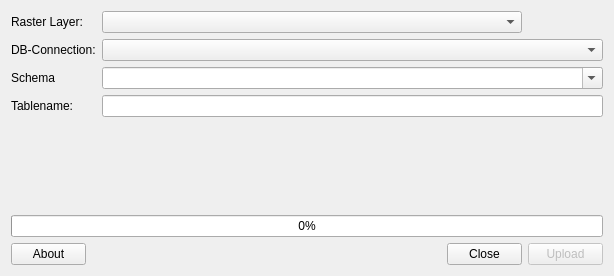
<?xml version="1.0" encoding="UTF-8"?>
<ui version="4.0">
 <class>PGRasterImportDialogBase</class>
 <widget class="QDialog" name="PGRasterImportDialogBase">
  <property name="geometry">
   <rect>
    <x>0</x>
    <y>0</y>
    <width>614</width>
    <height>276</height>
   </rect>
  </property>
  <property name="windowTitle">
   <string>PostGIS Raster Import</string>
  </property>
  <layout class="QGridLayout" name="gridLayout">
   <item row="3" column="1" colspan="3">
    <widget class="QComboBox" name="cmb_schema">
     <property name="editable">
      <bool>true</bool>
     </property>
    </widget>
   </item>
   <item row="0" column="1" colspan="2">
    <widget class="QgsMapLayerComboBox" name="cmb_map_layer"/>
   </item>
   <item row="1" column="1" colspan="3">
    <widget class="QComboBox" name="cmb_db_connections"/>
   </item>
   <item row="4" column="0">
    <widget class="QLabel" name="label_4">
     <property name="text">
      <string>Tablename:</string>
     </property>
    </widget>
   </item>
   <item row="4" column="1" colspan="3">
    <widget class="QLineEdit" name="lne_table_name"/>
   </item>
   <item row="0" column="0">
    <widget class="QLabel" name="label">
     <property name="text">
      <string>Raster Layer:</string>
     </property>
    </widget>
   </item>
   <item row="1" column="0">
    <widget class="QLabel" name="label_2">
     <property name="text">
      <string>DB-Connection:</string>
     </property>
    </widget>
   </item>
   <item row="3" column="0">
    <widget class="QLabel" name="label_3">
     <property name="text">
      <string>Schema</string>
     </property>
    </widget>
   </item>
   <item row="5" column="2">
    <spacer name="verticalSpacer">
     <property name="orientation">
      <enum>Qt::Vertical</enum>
     </property>
     <property name="sizeHint" stdset="0">
      <size>
       <width>20</width>
       <height>40</height>
      </size>
     </property>
    </spacer>
   </item>
   <item row="8" column="0" colspan="4">
    <widget class="QProgressBar" name="progress_bar">
     <property name="value">
      <number>0</number>
     </property>
    </widget>
   </item>
   <item row="9" column="3">
    <widget class="QPushButton" name="btn_upload">
     <property name="enabled">
      <bool>false</bool>
     </property>
     <property name="maximumSize">
      <size>
       <width>75</width>
       <height>16777215</height>
      </size>
     </property>
     <property name="text">
      <string>Upload</string>
     </property>
    </widget>
   </item>
   <item row="9" column="2">
    <widget class="QPushButton" name="btn_close">
     <property name="maximumSize">
      <size>
       <width>75</width>
       <height>16777215</height>
      </size>
     </property>
     <property name="text">
      <string>Close</string>
     </property>
    </widget>
   </item>
   <item row="7" column="0" colspan="2">
    <widget class="QLabel" name="progress_label">
     <property name="text">
      <string/>
     </property>
    </widget>
   </item>
   <item row="9" column="0">
    <widget class="QPushButton" name="btn_about">
     <property name="maximumSize">
      <size>
       <width>75</width>
       <height>16777215</height>
      </size>
     </property>
     <property name="text">
      <string>About</string>
     </property>
    </widget>
   </item>
  </layout>
 </widget>
 <customwidgets>
  <customwidget>
   <class>QgsMapLayerComboBox</class>
   <extends>QComboBox</extends>
   <header>qgsmaplayercombobox.h</header>
  </customwidget>
 </customwidgets>
 <resources/>
 <connections/>
</ui>
